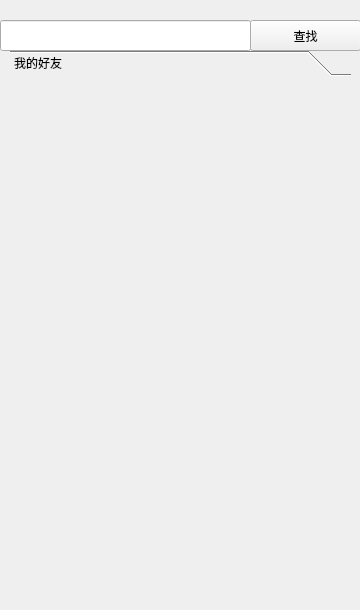
<?xml version="1.0" encoding="UTF-8"?>
<ui version="4.0">
 <class>MainScene</class>
 <widget class="QWidget" name="MainScene">
  <property name="geometry">
   <rect>
    <x>0</x>
    <y>0</y>
    <width>360</width>
    <height>610</height>
   </rect>
  </property>
  <property name="minimumSize">
   <size>
    <width>360</width>
    <height>610</height>
   </size>
  </property>
  <property name="maximumSize">
   <size>
    <width>360</width>
    <height>610</height>
   </size>
  </property>
  <property name="windowTitle">
   <string>Form</string>
  </property>
  <widget class="QToolBox" name="toolBox">
   <property name="geometry">
    <rect>
     <x>10</x>
     <y>50</y>
     <width>341</width>
     <height>551</height>
    </rect>
   </property>
   <property name="currentIndex">
    <number>0</number>
   </property>
   <widget class="QWidget" name="page_3">
    <property name="geometry">
     <rect>
      <x>0</x>
      <y>0</y>
      <width>341</width>
      <height>521</height>
     </rect>
    </property>
    <attribute name="label">
     <string>我的好友</string>
    </attribute>
    <layout class="QVBoxLayout" name="Layout">
     <property name="spacing">
      <number>7</number>
     </property>
     <property name="leftMargin">
      <number>0</number>
     </property>
     <property name="topMargin">
      <number>0</number>
     </property>
     <property name="rightMargin">
      <number>0</number>
     </property>
     <property name="bottomMargin">
      <number>0</number>
     </property>
    </layout>
   </widget>
  </widget>
  <widget class="QLineEdit" name="lineEdit">
   <property name="geometry">
    <rect>
     <x>0</x>
     <y>20</y>
     <width>251</width>
     <height>31</height>
    </rect>
   </property>
  </widget>
  <widget class="QPushButton" name="pushButton">
   <property name="geometry">
    <rect>
     <x>250</x>
     <y>20</y>
     <width>111</width>
     <height>31</height>
    </rect>
   </property>
   <property name="text">
    <string>查找</string>
   </property>
  </widget>
 </widget>
 <resources/>
 <connections/>
</ui>
